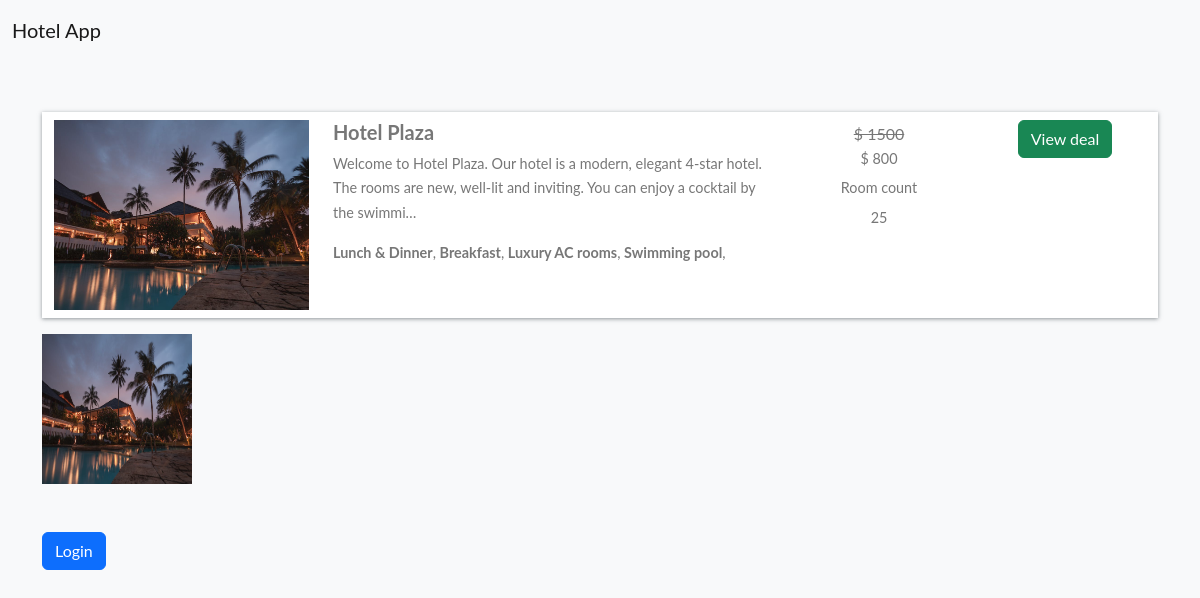
Page /hotel-detail/54b87df2d0504ab5a82446f407c9a75c/ on the committed database.
### home/models.py (models this page shows, shortened)
class BaseModel(models.Model):
    uid = models.UUIDField(default=uuid.uuid4   , editable=False , primary_key=True)
    created_at = models.DateField(auto_now_add=True)
    updated_at = models.DateField(auto_now_add=True)
    class Meta:
        abstract = True

class Hotel(BaseModel):
    hotel_name= models.CharField(max_length=100)
    hotel_price = models.IntegerField()
    description = models.TextField()
    amenities = models.ManyToManyField(Amenities)
    room_count = models.IntegerField(default=10)

class HotelImages(BaseModel):
    hotel= models.ForeignKey(Hotel ,related_name="images", on_delete=models.CASCADE)
    images = models.ImageField(upload_to="hotels")

class Amenities(BaseModel):
    amenity_name = models.CharField(max_length=100)

### home/views.py (the view, shortened to what this page needs)
# urls.py: path('hotel-detail/<uid>/' , hotel_detail , name="hotel_detail"),
def hotel_detail(request,uid):
    hotel_obj = Hotel.objects.get(uid = uid)
    return render(request, 'hotel_detail.html',{
        'hotels_obj' : hotel_obj})

### home/templates/hotel_detail.html
{% extends "base.html" %}
{%  block start %}
<div class="container mt-5 pt-5">
    <div class="row search-card-result">
        <div class="col-md-3">
            <a href="/hotel-detail/{{hotels_obj.uid}}">
            <img class="img-fluid" src="/media/{{hotels_obj.images.first.images}}"  alt="Card image cap">
            </a>
        </div>
        <div class="col-md-5">
            <h5>{{hotels_obj.hotel_name}}</h5>
            <p>
                {{hotels_obj.description|truncatechars:150}}</p>
            <p>
                {%for amenitie in hotels_obj.amenities.all %}
                <b>{{amenitie.amenity_name}}</b>,
                {% endfor %}
            </p>
        </div>
        <div class="col-md-2 border-left text-center more-offers">
            <s>$ 1500</s>
            <p>$ {{hotels_obj.hotel_price}}</p>
            <p>Room count</p>
            <p>{{hotels_obj.room_count}}</p>
        </div>
        <div class="col-md-2 border-left text-center more-offers">
            <div class="btn btn-success">View deal </div>
        </div>
    </div>
    <div class="row">
        {% for image in hotels_obj.images.all %}
        <div class="col-md-3">
            <img src="/media/{{image.images}}" style="height: 150px ; width:150px">
        </div>
        {% endfor %}
    </div>
    {% if request.user.is_authenticated %}
    <div class="filter-card">
        <h5>Book Hotel</h5>
        {%include "messages.html"%}
        <form method="post">
            {% csrf_token %}
            <div class="row form-group">
                <div class="col-md-12">
                    <label for="mintopay">Check in</label>
                    <p>
                        <input type="date" name="checkin" id="checkin" class="form-control">
                    </p>
                </div>
                <div class="col-md-12">
                    <label for="maxtopay">Check out</label>
                    <p>
                        <input type="date" name="checkout" id="checkout" class="form-control">
                    </p>
                </div>
            </div>
            <div class="row form-group">
                <div class="col-md-12">
                    <input type="submit" class="btn btn-primary btn-block" value="Book">
                </div>
            </div>
        </form>
    </div>
    {% else %}
    <a href="/login/" class="btn btn-primary mt-5 ">Login</a>
    {% endif %}
</div>
{% endblock %}

### home/templates/base.html (shortened to what this page needs)
<!doctype html>
<html lang="en">
  <head>
    <link href="https://cdn.jsdelivr.net/npm/bootstrap@5.2.0-beta1/dist/css/bootstrap.min.css" rel="stylesheet">
</head>
  <body class="bg-light">
<nav class="navbar fixed-top bg-light">
  <div class="container-fluid">
    <a class="navbar-brand" href="/">Hotel App</a>
  </div>
</nav>
      {% block start %}
      {% endblock %}
  </body>
</html>

### home/templates/base.html (style rules this page uses)
body { font-family: "Lato", Arial, sans-serif; font-weight: 400; font-size: 16px; line-height: 1.7; background: #fff; color: #777; }
nav { margin-bottom: 1rem; }
nav a { color: white; -webkit-transition: 0.5s; -o-transition: 0.5s; transition: 0.5s; }
.search-card-result { box-shadow: 0px 1px 4px rgba(41, 51, 57, 0.5); margin: 1rem 0; padding: 0.5rem 0; background-color: #fff; }
.search-card-result img { height: 190px; }
.search-card-result h5 { font-style: 1.1rem; font-weight: 700; }
.search-card-result p { font-size: 0.9rem; }
.search-card-result .more-offers p { margin-bottom: 0.3rem; }

### rows in the picture
Hotel: images.first.images (picture), hotel_name "Hotel Plaza", description "Welcome to Hotel Plaza. Our hotel is a modern, elegant 4-star hotel. The rooms are new, well-lit and inviting. You can enjoy a cocktail by the swimmi…", hotel_price "800", room_count "25"
Amenities: amenity_name "Lunch & Dinner"
Amenities: amenity_name "Breakfast"
Amenities: amenity_name "Luxury AC rooms"
Amenities: amenity_name "Swimming pool"
HotelImages: images (picture)
